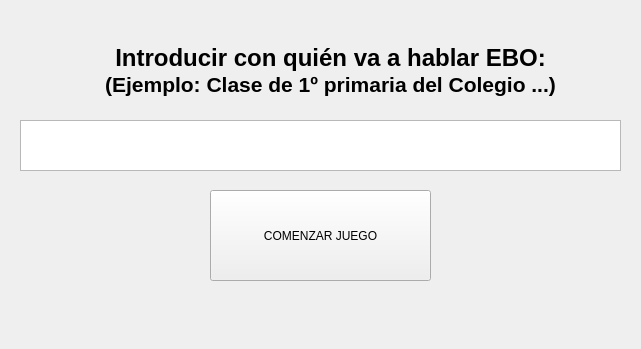
<?xml version="1.0" encoding="UTF-8"?>
<ui version="4.0">
 <class>Form</class>
 <widget class="QWidget" name="Form">
  <property name="geometry">
   <rect>
    <x>0</x>
    <y>0</y>
    <width>641</width>
    <height>349</height>
   </rect>
  </property>
  <property name="windowTitle">
   <string>Form</string>
  </property>
  <widget class="QTextEdit" name="nombreE">
   <property name="geometry">
    <rect>
     <x>20</x>
     <y>120</y>
     <width>601</width>
     <height>51</height>
    </rect>
   </property>
  </widget>
  <widget class="QTextEdit" name="textEdit_3">
   <property name="geometry">
    <rect>
     <x>40</x>
     <y>40</y>
     <width>581</width>
     <height>91</height>
    </rect>
   </property>
   <property name="autoFillBackground">
    <bool>true</bool>
   </property>
   <property name="styleSheet">
    <string notr="true">background-color: transparent;</string>
   </property>
   <property name="frameShape">
    <enum>QFrame::NoFrame</enum>
   </property>
   <property name="frameShadow">
    <enum>QFrame::Sunken</enum>
   </property>
   <property name="readOnly">
    <bool>true</bool>
   </property>
   <property name="html">
    <string>&lt;!DOCTYPE HTML PUBLIC &quot;-//W3C//DTD HTML 4.0//EN&quot; &quot;http://www.w3.org/TR/REC-html40/strict.dtd&quot;&gt;
&lt;html&gt;&lt;head&gt;&lt;meta name=&quot;qrichtext&quot; content=&quot;1&quot; /&gt;&lt;style type=&quot;text/css&quot;&gt;
p, li { white-space: pre-wrap; }
&lt;/style&gt;&lt;/head&gt;&lt;body style=&quot; font-family:'Ubuntu'; font-size:11pt; font-weight:400; font-style:normal;&quot;&gt;
&lt;p align=&quot;center&quot; style=&quot; margin-top:0px; margin-bottom:0px; margin-left:0px; margin-right:0px; -qt-block-indent:0; text-indent:0px;&quot;&gt;&lt;span style=&quot; font-size:18pt; font-weight:600;&quot;&gt;Introducir con quién va a hablar EBO:&lt;/span&gt;&lt;/p&gt;
&lt;p align=&quot;center&quot; style=&quot; margin-top:0px; margin-bottom:0px; margin-left:0px; margin-right:0px; -qt-block-indent:0; text-indent:0px;&quot;&gt;&lt;span style=&quot; font-size:16pt; font-weight:600;&quot;&gt;(Ejemplo: Clase de 1º primaria del Colegio ...)&lt;/span&gt;&lt;/p&gt;&lt;/body&gt;&lt;/html&gt;</string>
   </property>
  </widget>
  <widget class="QPushButton" name="startGame">
   <property name="geometry">
    <rect>
     <x>210</x>
     <y>190</y>
     <width>221</width>
     <height>91</height>
    </rect>
   </property>
   <property name="text">
    <string>COMENZAR JUEGO</string>
   </property>
  </widget>
 </widget>
 <resources/>
 <connections/>
</ui>
